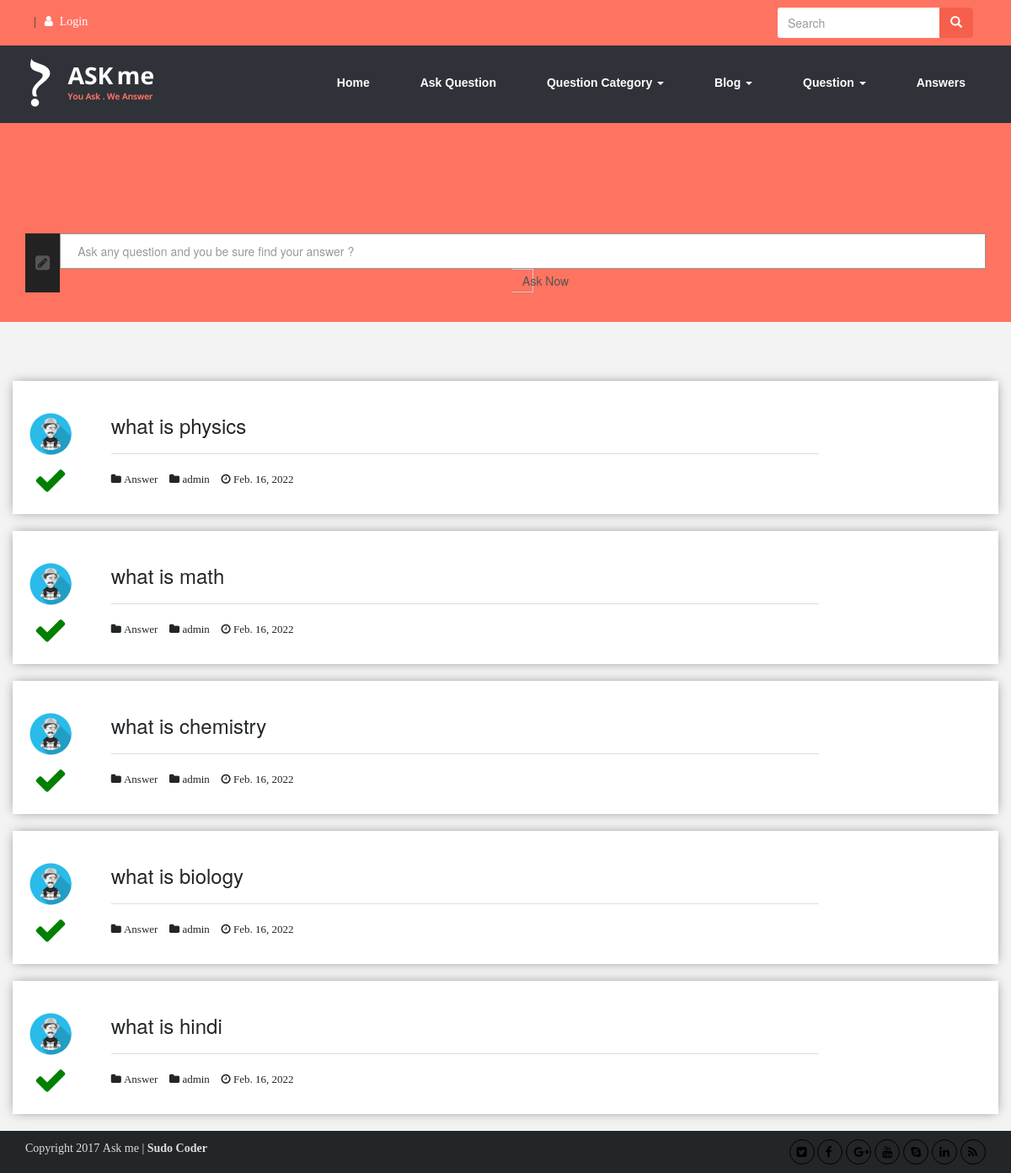
The page /question on the database its author committed.
### question/models.py (models this page shows, shortened)
class question(models.Model):
    category=models.ForeignKey(questionCategory, on_delete=models.CASCADE)
    question=models.TextField()
    upvote=models.IntegerField(default=0)
    downvote=models.IntegerField(default=0)
    date=models.DateField()
    author=models.ForeignKey(User, on_delete=models.CASCADE)

### frontend/views.py (the view, shortened to what this page needs)
# urls.py: path('question', views.Question.as_view(), name="Question"),
class Question(View):
    template_name='question.html'
    def get(self, request, slug=None):
        questionCategories=questionCategory.objects.all()
        questions=question.objects.all()
        context={
            'questionCategories':questionCategories,
            'questions':questions,
        }
        return render(request, self.template_name, context)

### templates/question.html (shortened to what this page needs)
{% extends 'base.html' %} {% block content %}
<form method="post">
  <section class="category2781">
    {% for question in questions %}
    <div class="question-type2033">
      <div class="row">
        <div class="col-md-1">
          <div class="left-user12923 left-user12923-repeat">
            <a href="#"><img src="image/images.png" alt="image" /> </a>
            <a href="#"><i class="fa fa-check" aria-hidden="true"></i></a>
          </div>
        </div>
        <div class="col-md-9">
          <div class="right-description893">
            <div id="que-hedder2983">
              <h3>
                <a href="{% url 'Question' slug=question.question %}" target="_blank">
                  {{question.question}}</a
                >
              </h3>
            </div>
            <hr />
            <div class="ques-icon-info3293">
              <a href="#"
                ><i class="fa fa-folder" aria-hidden="true"> Answer</i></a
              >
              <a href="#"
                ><i class="fa fa-folder" aria-hidden="true">
                  {{question.author}}</i
                ></a
              >
              <span
                ><i class="fa fa-clock-o" aria-hidden="true">
                  {{question.date}}</i
                >
              </span>
            </div>
          </div>
        </div>
      </div>
    </div>
    {% endfor %}
  </section>
</form>
{% endblock content %}

### static/css/style.css (style rules this page uses)
* { margin: 0; padding: 0; }
body { background-color: #F3F3F3; }
hr { border: none; border-top: 1px solid #DEDEDE; background-color: #fff; }
.question-type2033 { background-color: #fff; margin-bottom: 20px; padding: 20px; -webkit-box-shadow: 0px 0px 13px -3px #777; box-shadow: 0px 0px 13px -3px #777; }
.left-user12923-repeat { margin-top: 18px; }
.left-user12923 .fa-check { font-size: 40px; margin-top: 10px; padding-left: 5px; color: green; }
.left-user12923 img { height: 50px; width: 50px; border-radius: 50%; }
#que-hedder2983 h3 { text-decoration: none; color: #222629; }
#que-hedder2983 a { text-decoration: none; color: #222629; }
.ques-icon-info3293 { font-size: 13px; font-weight: bold; }
.ques-icon-info3293 i { margin: 0 10px 0px 0px; }
.ques-icon-info3293 .fa-folder { color: #222629; }
.ques-icon-info3293 .fa-clock-o { color: #222629; }
.category2781 { margin-top: 70px; }

### static/css/loginstyle.css (style rules this page uses)
html { background: #FF7361; font-family: "Roboto", sans-serif; }

### rows shown on the page
question: question "what is physics", author "admin", date "Feb. 16, 2022"
question: question "what is math", author "admin", date "Feb. 16, 2022"
question: question "what is chemistry", author "admin", date "Feb. 16, 2022"
question: question "what is biology", author "admin", date "Feb. 16, 2022"
question: question "what is hindi", author "admin", date "Feb. 16, 2022"
